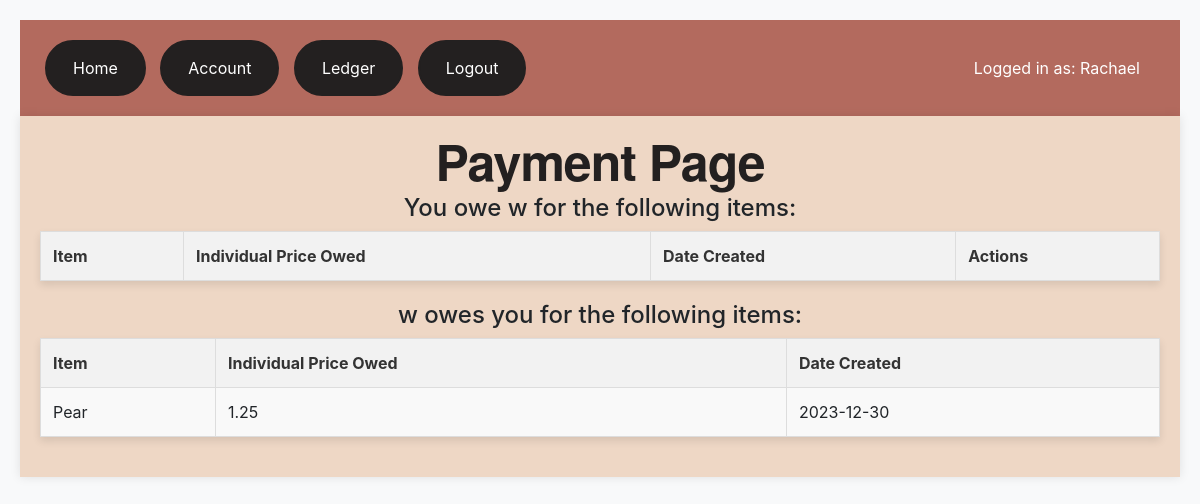
Before: /pay/2 (signed in) with the older database file.
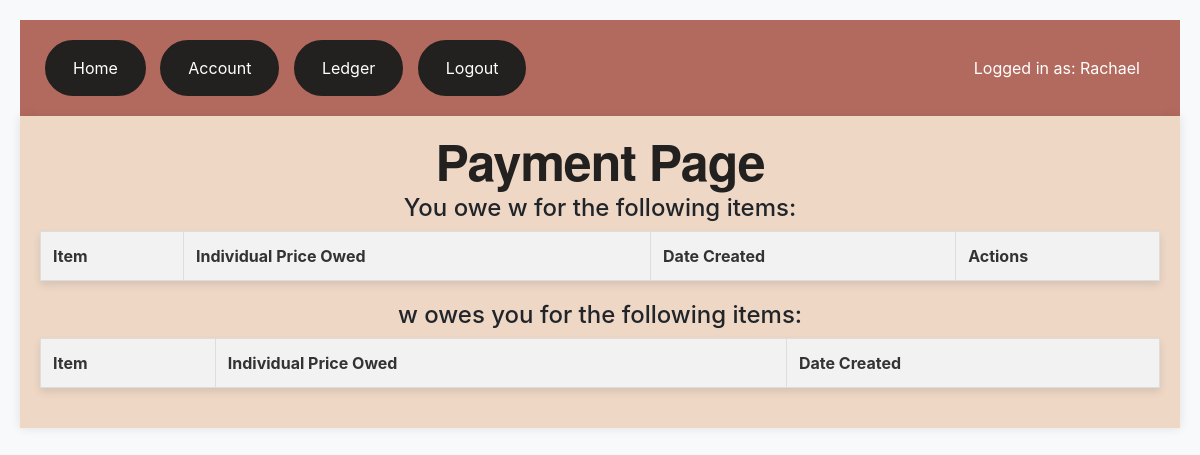
After: the same page with the newer database file.
### app.py (models this page shows, shortened)
class Items(db.Model):
    __tablename__ = 'items'
    id = db.Column(db.Integer, primary_key=True)
    itemName = db.Column(db.String(200), nullable=False)
    itemPrice = db.Column(db.Float, nullable=False)
    payerID = db.Column(db.Integer, db.ForeignKey('users.id'))
    date_created = db.Column(db.DateTime, default=datetime.utcnow)
    paid = db.Column(db.Boolean, default=False)

### app.py (the view, shortened to what this page needs)
@app.route('/pay/<int:id>')
def pay(id):
    owed_balance = 0.00
    user_to_pay = Users.query.get_or_404(id)
    if current_user.is_authenticated and current_user != user_to_pay:
        try:
            oweList = Items.query.filter_by(payerID=user_to_pay.id)
            oweList_pass = []
            oweAmount_pass = []
            oweListDate_pass = []
            itemBuyerList_pass = []
            owedList = Items.query.filter_by(payerID=current_user.id)
            owedList_pass = []
            owedAmount_pass = []
            owedListDate_pass = []
            for item in owedList:
                if user_to_pay in item.users:
                    owed_balance -= item.itemPrice / len(item.users)
                    owedAmount_pass.append(item.itemPrice / len(item.users))
                    owedList_pass.append(item)
                    owedListDate_pass.append(item.date_created.date())
            combined_owe_list = zip(oweList_pass, oweAmount_pass, oweListDate_pass, itemBuyerList_pass)
            combined_owed_list = zip(owedList_pass, owedAmount_pass, owedListDate_pass)
            return render_template('payment.html', balance=owed_balance, user_to_pay=user_to_pay, combined_owe_list=combined_owe_list, combined_owed_list=combined_owed_list, item_user_status_dict=item_user_status_dict)
        except:
            return 'There was an issue loading the pay page for that user'
    else:
        return "You have to log in to pay another user."

### app.py (called while the page is built)
@login_manager.user_loader
def loader_user(user_id):
    return Users.query.get(user_id)

@app.before_request
def initialize():
    global item_user_status_dict
    if item_user_status_dict is None:
        item_user_status_dict = load_item_user_statuses()

### templates/payment.html (shortened to what this page needs)
{% extends 'base.html' %}
{% block body %}
    <h1>Payment Page</h1>
    <h4>You owe {{user_to_pay.username}} for the following items:</h4>
    <table>
    <tr>
        <th>Item</th>
        <th>Individual Price Owed</th>
        <th>Date Created</th>
        <th>Actions</th>
    </tr>
</table>
<br>
<h4>{{user_to_pay.username}} owes you for the following items:</h4>
<table>
    <tr>
        <th>Item</th>
        <th>Individual Price Owed</th>
        <th>Date Created</th>
    </tr>
    {% for item, amount, date in combined_owed_list %}
    <tr>
        <td>{{ item.itemName }}</td>
        <td>{{ amount }}</td>
        <td>{{ date }}</td>
    </tr>
    {% endfor %}
</table>
{% endblock %}

Changed rows visible on the page:
removed Items: itemName "Pear", amount "1.25", date_created "2023-12-30"
